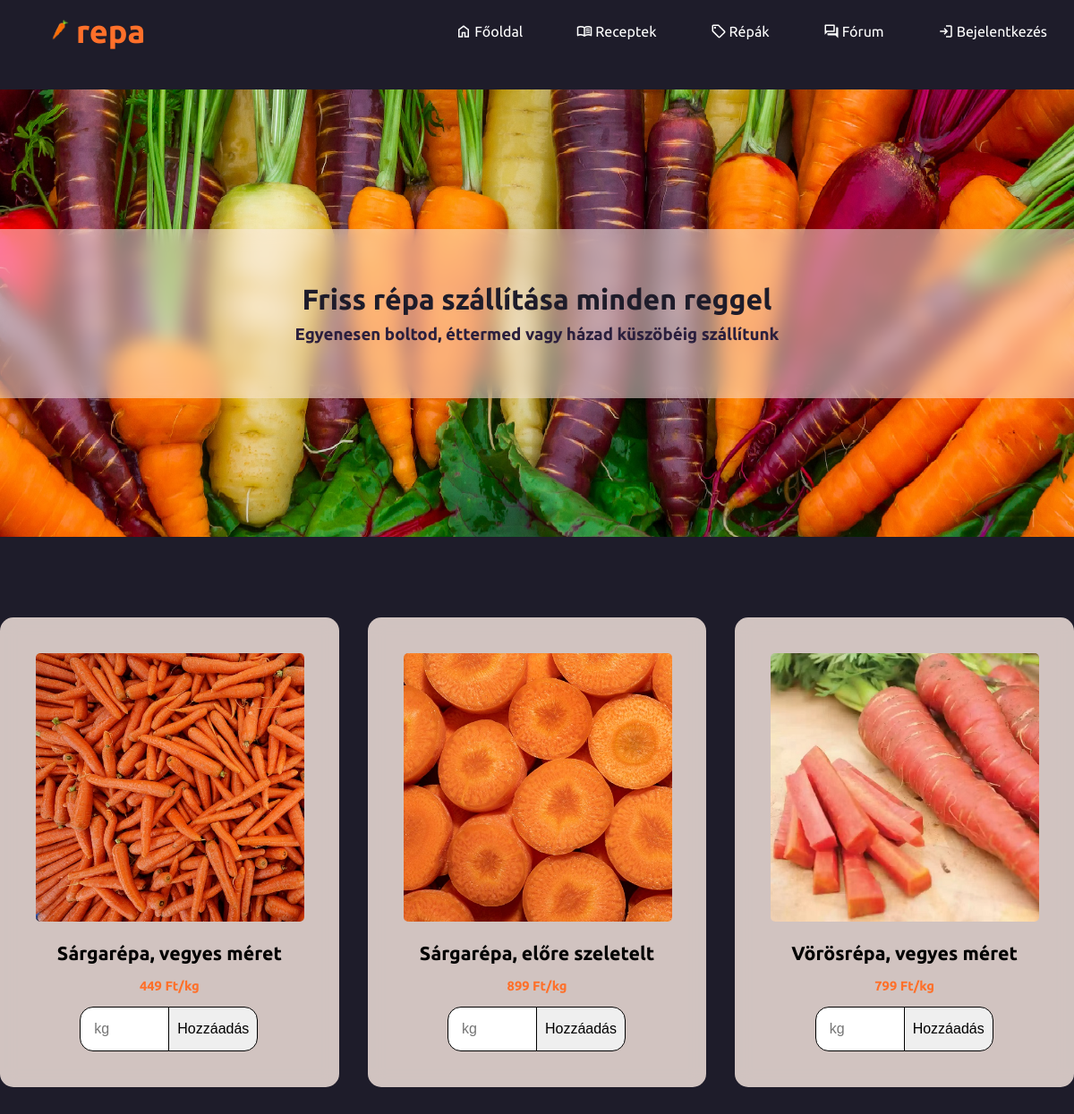
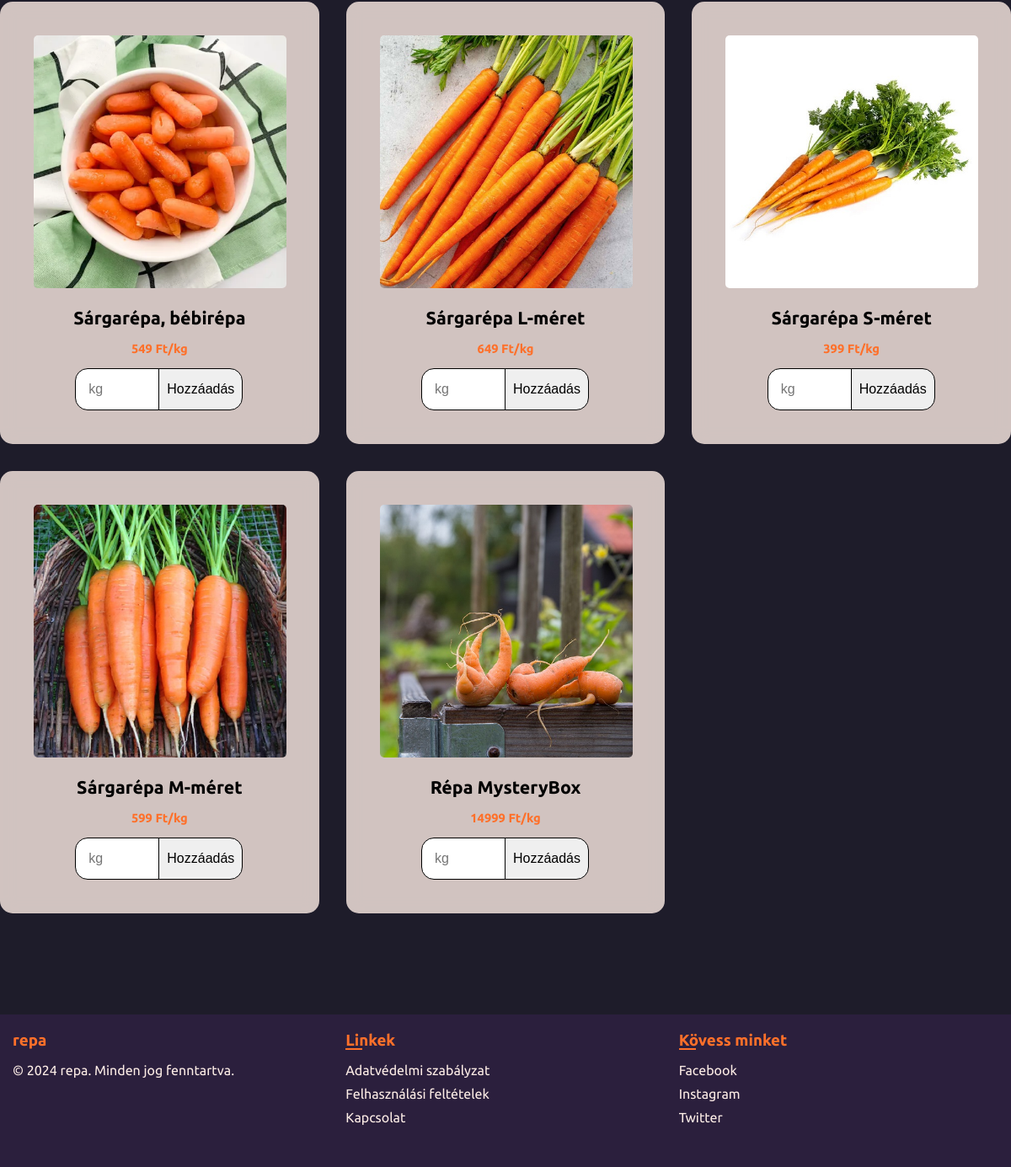
Screenshot of /Repa/shopfront/shopfront.php with the database file from the repository (2 pictures, top to bottom).
### tables this page shows
CREATE TABLE `products` (
  `id` int(255) NOT NULL,
  `name` varchar(255) NOT NULL,
  `price` varchar(255) NOT NULL,
  `image` varchar(255) NOT NULL,
  `type` varchar(32) NOT NULL
);

### Repa/shopfront/shopfront.php (the view, shortened to what this page needs)
<?php
    require_once '../_rootphp/dbh.inc.php';
?>
<!DOCTYPE html>
<html lang="hu">
<head>
    <link rel="stylesheet" href="../_rootcss/footer.css">
    <link rel="stylesheet" href="../_rootcss/nav.css">
    <link rel="stylesheet" href="../_rootcss/root.css">
    <link rel="stylesheet" href="css/shopfront.css">
</head>
<body>
    <nav>
        <ul>
            <li>
                <a id="nav-logo" href="../index.php"><img src="../_rootimg/favicon2.png" alt="" id="logo-img">repa</a>
            </li>
            <li><a href="../index.php" class="hideOnMobile"><svg xmlns="http://www.w3.org/2000/svg" height="24" viewBox="0 -960 960 960" width="18"><path d="M240-200h120v-240h240v240h120v-360L480-740 240-560v360Zm-80 80v-480l320-240 320 240v480H520v-240h-80v240H160Zm320-350Z"/></svg>
                Főoldal</a></li>
            <li><a href="../recipe/recipe.php" class="hideOnMobile">
                Receptek</a></li>
            <li><a href="../shopfront/shopfront.php" class="hideOnMobile">
                Répák</a></li>
            <li><a href="../forum/forum.php" class="hideOnMobile">
                Fórum</a></li>
                <?php
                if(isset($_SESSION["useruid"])){
                    if($_SESSION['pfp'] === "") $pfp = "defprof.jpg";
                    else $pfp = $_SESSION['pfp'];
                    echo '<li><a href="../basket/basket.php" class="hideOnMobile" id="basket"><svg xmlns="http://www.w3.org/2000/svg" height="24" viewBox="0 -960 960 960" width="24"><path d="M280-80q-33 0-56.5-23.5T200-160q0-33 23.5-56.5T280-240q33 0 56.5 23.5T360-160q0 33-23.5 56.5T280-80Zm400 0q-33 0-56.5-23.5T600-160q0-33 23.5-56.5T680-240q33 0 56.5 23.5T760-160q0 33-23.5 56.5T680-80ZM246-720l96 200h280l110-200H246Zm-38-80h590q23 0 35 20.5t1 41.5L692-482q-11 20-29.5 31T622-440H324l-44 80h480v80H280q-45 0-68-39.5t-2-78.5l54-98-144-304H40v-80h130l38 80Zm134 280h280-280Z"/></svg></a></li>';
                    echo '<li><a href="../profile/profile.php" class="hideOnMobile" id="profile"><div class="pfpdiv"><img src="../_rootprofpics/'. $pfp .'" alt=""></div></a></li>';
                } else {
                    echo '<li><a href="../login/login.php" class="hideOnMobile"><svg xmlns="http://www.w3.org/2000/svg" height="24" viewBox="0 -960 960 960" width="24"><path d="M480-120v-80h280v-560H480v-80h280q33 0 56.5 23.5T840-760v560q0 33-23.5 56.5T760-120H480Zm-80-160-55-58 102-102H120v-80h327L345-622l55-58 200 200-200 200Z"/></svg>Bejelentkezés</a></li>';
                }
            ?>
        </ul>
    </nav>
    <div class="banner">
        <div class="banner-box">
            <h1>Friss répa szállítása minden reggel</h1>
        <h3>Egyenesen boltod, éttermed vagy házad küszöbéig szállítunk</h3>
        </div>
    </div>
    <main class="shop">
        <div class="container">
            <?php
            $sql = mysqli_query($conn, "SELECT * FROM `products` WHERE `type`='repa'");
            foreach ($sql as $product) {
                echo'<form action="php/shopfront.inc.php" method="POST" class="product-box">
                    <input type="hidden" value='.$product["id"].' name="pr_id">
                    <img src="../admin/img/'.$product["image"].'" alt="">
                    <h4>'.$product["name"].'</h4>
                    <h5>'.$product["price"].' Ft/kg</h5>
                    <div class="input">
                        <input type="number" placeholder="kg" name="amount">
                        <input type="submit" value="Hozzáadás" name="submit">
                    </div>
                </form>';
            }
            ?>
        </div>
    </main>
    <footer>
        <div class="footer-container">
            <div class="footer-section">
                <h3>repa</h3>
                <p>&copy; 2024 repa. Minden jog fenntartva.</p>
            </div>
            <div class="footer-section">
                <h3>Linkek</h3>
                <ul>
                    <li><a href="../_misc/ASZF/aszf.php">Adatvédelmi szabályzat</a></li>
                    <li><a href="../_misc/FF/ff.php">Felhasználási feltételek</a></li>
                    <li><a href="../_misc/MAINTENENCE/undermaintenence.php">Kapcsolat</a></li>
                </ul>
            </div>
            <div class="footer-section">
                <h3>Kövess minket</h3>
                <ul>
                    <li><a href="../_misc/MAINTENENCE/undermaintenence.php">Facebook</a></li>
                    <li><a href="../_misc/MAINTENENCE/undermaintenence.php">Instagram</a></li>
                    <li><a href="../_misc/MAINTENENCE/undermaintenence.php">Twitter</a></li>
                </ul>
            </div>
        </div>
    </footer>
</body>
</html>

### Repa/_rootcss/footer.css (style rules this page uses)
:root { --main-color: #ff702a; --text-color: #fff; --bg-color: #1e1c2a; --accent-color: #2b1f3d; --white-accent: #feeee7; --main-color2: #E3E6F3; --main-orange: hsl(29, 100%, 59%); }
footer { background-color: var(--accent-color); color: var(--white-accent); padding: 20px 0; margin-top: 15vh; }
.footer-container { display: flex; justify-content: space-around; align-items: flex-start; gap: 1rem; flex-wrap: wrap; padding: 0 15px; }
.footer-section { flex: 30%; margin-bottom: 20px; }
.footer-section h3 { margin-bottom: 15px; position: relative; color: var(--main-color); }
.footer-section:first-of-type h3::after { width: 0px; }
.footer-section h3::after { content: ''; position: absolute; left: 0; bottom: 0; height: 2px; width: 20px; background-color: var(--main-color); }
.footer-section p { margin: 0; }
.footer-section ul { list-style: none; padding: 0; }
.footer-section ul li { margin-bottom: 10px; }
.footer-section ul li a { color: var(--white-accent); text-decoration: none; }

### Repa/_rootcss/nav.css (style rules this page uses)
:root { --main-color: #ff702a; --text-color: #fff; --bg-color: #1e1c2a; --accent-color: #2b1f3d; --white-accent: #feeee7; --main-color2: #E3E6F3; --main-orange: hsl(29, 100%, 59%); }
nav { background-color: var(--bg-color); position: absolute; top: 0; right: 0; left: 0; }
#logo-img { width: 30px; margin-right: 5px; display: inline; vertical-align: center; }
nav ul { list-style-type: none; width: 100%; display: flex; justify-content: flex-end; align-items: center; }
nav ul li { height: 70px; vertical-align: center; }
nav a { height: 100%; padding: 0px 30px; display: flex; align-items: center; color: white; transition: background-color 0.2s; }
nav li:first-child { margin-right: auto; }
nav li:first-child a { color: var(--main-color); font-weight: 700; font-size: 2.25rem; padding: 0px 50px; }
svg { fill: white; }
.hideOnMobile svg { margin-right: 3px; width: 18px; }

### Repa/_rootcss/root.css (style rules this page uses)
* { padding: 0px; margin: 0px; text-decoration: none; scroll-behavior: smooth; box-sizing: border-box; }
:root { --main-color: #ff702a; --text-color: #fff; --bg-color: #1e1c2a; --accent-color: #2b1f3d; --white-accent: #feeee7; --main-color2: #E3E6F3; --main-orange: hsl(29, 100%, 59%); }
body { font-family: "Ubuntu", sans-serif; background-color: var(--bg-color); padding-top: 70px; }

### Repa/shopfront/css/shopfront.css (style rules this page uses)
:root { --main-color: #ff702a; --text-color: #fff; --bg-color: #1e1c2a; --accent-color: #2b1f3d; --white-accent: #feeee7; --main-color2: #E3E6F3; --main-orange: hsl(29, 100%, 59%); }
body { padding-top:0px; }
.banner { width: 100%; height: 500px; background-image: url("../img/banner2.jpg"); background-size: cover; background-position: center; margin: 100px 0px 90px 0px; display: flex; align-items: center; justify-content: center; }
.banner-box { background-color: rgba(254, 238, 231, .5); backdrop-filter: blur(10px); text-align: center; width: 100%; padding: 60px; }
.banner-box h1 { color: var(--bg-color); margin-bottom: 10px; }
.banner-box h3 { color: var(--accent-color); }
input[type=number] { -moz-appearance: textfield; appearance: textfield; }
.container { display: grid; grid-template-columns: repeat(auto-fit, minmax(360px, auto)); gap: 2rem; align-items: center; justify-content: center; text-align: center; }
.product-box { background-color: rgba(254, 238, 231, .8); backdrop-filter: blur(10px); padding: 40px; border-radius: 15px; }
.product-box img { width: 300px; height: 300px; object-fit: cover; border-radius: 5px; }
.input { max-width: 300px; align-items: center; display: flex; justify-content: center; }
.product-box input[type="number"] { width: 100px; height: 50px; border-radius: 15px 0px 0px 15px; outline: none; border: 1px solid black; padding-left: 15px; font-size: 1rem; }
.product-box input[type="submit"] { width: 100px; height: 50px; border-radius: 0px 15px 15px 0px; outline: none; border: 1px solid black; translate: -1px 0px; font-size: 12pt; transition: all .1s ease-out; }
.product-box h4 { margin: 20px 0px 0px 0px; font-size: 16pt; }
.product-box h5 { font-size: 11pt; margin: 15px 0px; color: var(--main-color); font-weight: bold; }

### rows the page displays
products: image (picture), name "Sárgarépa, vegyes méret", price "449"
products: image (picture), name "Sárgarépa, előre szeletelt", price "899"
products: image (picture), name "Vörösrépa, vegyes méret", price "799"
products: image (picture), name "Sárgarépa, bébirépa", price "549"
products: image (picture), name "Sárgarépa L-méret", price "649"
products: image (picture), name "Sárgarépa S-méret", price "399"
products: image (picture), name "Sárgarépa M-méret", price "599"
products: image (picture), name "Répa MysteryBox", price "14999"
